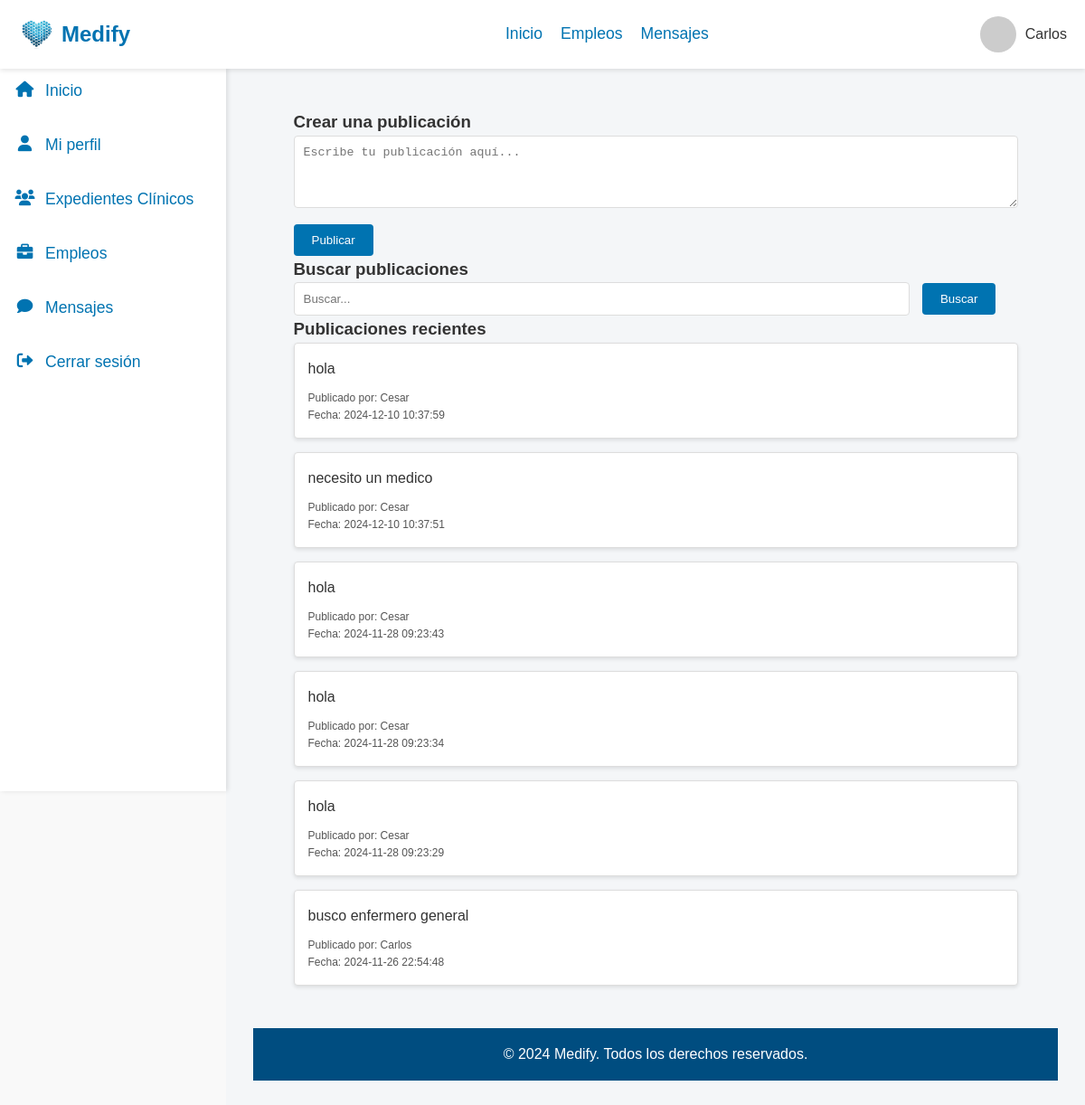
The app's page /Empleos.php (signed in) with its own data.
### tables this page shows
CREATE TABLE `posts` (
  `id_post` int(11) NOT NULL,
  `contenido` text NOT NULL,
  `id_usuario` int(11) NOT NULL,
  `fecha_creacion` datetime NOT NULL
);

CREATE TABLE `cuentas` (
  `id_cuenta` int(11) NOT NULL,
  `correo_gmail` varchar(255) NOT NULL,
  `contrasena` varchar(255) NOT NULL,
  `nombre` varchar(255) NOT NULL,
  `tipo` enum('cliente','profesionista') NOT NULL,
  `id_profesion` int(11) DEFAULT NULL,
  `id_especialidad` int(11) DEFAULT NULL,
  `id_estado` int(11) DEFAULT NULL,
  `id_municipio` int(11) DEFAULT NULL,
  `foto_perfil` varchar(255) DEFAULT NULL
);

### Empleos.php (the view, shortened to what this page needs)
<?php
include 'db.php';
$search_query = $_GET['search'] ?? '';
$sql = "SELECT p.id_post, p.contenido, p.fecha_creacion, u.nombre AS autor
        FROM posts p
        JOIN cuentas u ON p.id_usuario = u.id_cuenta
        WHERE p.contenido LIKE '%$search_query%'
        ORDER BY p.fecha_creacion DESC";
$result = $conn->query($sql);
?>
<!DOCTYPE html>
<html lang="en">
<head>
    <link rel="stylesheet" href="CSS/Empleos.css">
</head>
<body>
    <?php
        include 'nav.php'
    ?>
    <div class="container-contenido">
        <div class="content">
            <section class="post-section">
                <div class="container">
                    <h3>Crear una publicación</h3>
                    <form action="Empleos.php" method="POST" class="post-form">
                        <textarea name="contenido_post" placeholder="Escribe tu publicación aquí..." required></textarea>
                        <button type="submit">Publicar</button>
                    </form>
                </div>
            </section>
            <section class="search-section">
                <div class="container">
                    <h3>Buscar publicaciones</h3>
                    <form action="Empleos.php" method="GET" class="search-form">
                        <input type="text" name="search" placeholder="Buscar..." value="<?php echo htmlspecialchars($search_query); ?>">
                        <button type="submit">Buscar</button>
                    </form>
                </div>
            </section>
            <section class="posts-section">
                <div class="container">
                    <h3>Publicaciones recientes</h3>
                    <?php if ($result->num_rows > 0): ?>
                        <?php while ($row = $result->fetch_assoc()): ?>
                            <div class="post-card">
                                <p class="post-content"><?php echo htmlspecialchars($row['contenido']); ?></p>
                                <p class="post-author">Publicado por: <?php echo htmlspecialchars($row['autor']); ?></p>
                                <p class="post-date">Fecha: <?php echo $row['fecha_creacion']; ?></p>
                            </div>
                        <?php endwhile; ?>
                    <?php else: ?>
                        <p>No se encontraron publicaciones.</p>
                    <?php endif; ?>
                </div>
            </section>
            <footer class="main-footer">
                <div class="container">
                    <p>&copy; 2024 Medify. Todos los derechos reservados.</p>
                </div>
            </footer>
        </div>
    </div>
</body>
</html>

### CSS/Empleos.css (style rules this page uses)
* { margin: 0; padding: 0; box-sizing: border-box; }
body { font-family: Arial, sans-serif; line-height: 1.6; background-color: #f9f9f9; color: #333; }
.container-contenido { width: 100%; }
.content { display:flex; flex-direction: column; margin-left: 250px; padding: 30px; flex: 1; background-color: #f4f6f8; }
.container { width: 90%; max-width: 1200px; margin: 0 auto; }
.main-footer { background: #004d80; color: #fff; text-align: center; padding: 1rem 0; margin-top: 2rem; }
.post-section { padding-top: 90px; }
.post-form textarea { width: 100%; height: 80px; padding: 10px; margin-bottom: 10px; border: 1px solid #ddd; border-radius: 4px; }
.post-form button { padding: 10px 20px; background-color: #0073b1; color: white; border: none; border-radius: 4px; cursor: pointer; }
.search-form input { width: calc(100% - 120px); padding: 10px; margin-right: 10px; border: 1px solid #ddd; border-radius: 4px; }
.search-form button { padding: 10px 20px; background-color: #0073b1; color: white; border: none; border-radius: 4px; cursor: pointer; }
.post-card { background-color: white; padding: 15px; margin-bottom: 15px; border: 1px solid #ddd; border-radius: 4px; box-shadow: 0 2px 4px rgba(0, 0, 0, 0.1); }
.post-content { font-size: 16px; margin-bottom: 10px; }
.post-author, .post-date { font-size: 12px; color: #555; }

### records on screen
posts: contenido "hola", id_usuario.nombre "Cesar", fecha_creacion "2024-12-10 10:37:59"
posts: contenido "necesito un medico", id_usuario.nombre "Cesar", fecha_creacion "2024-12-10 10:37:51"
posts: contenido "hola", id_usuario.nombre "Cesar", fecha_creacion "2024-11-28 09:23:43"
posts: contenido "hola", id_usuario.nombre "Cesar", fecha_creacion "2024-11-28 09:23:34"
posts: contenido "hola", id_usuario.nombre "Cesar", fecha_creacion "2024-11-28 09:23:29"
posts: contenido "busco enfermero general", id_usuario.nombre "Carlos", fecha_creacion "2024-11-26 22:54:48"

### other values on screen
$user_name "Carlos"
